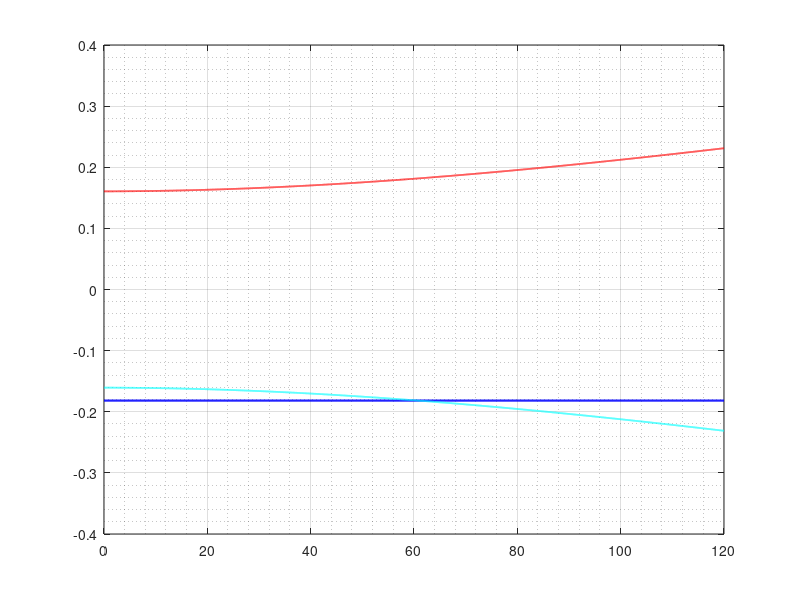

Write the MATLAB code that produced this figure. (Note: this script raises an error after producing the figure.)

%%Análise de polos para variação de velocidade  longitudinal 
resp = [];
intervalovel = 0:0.01:120;

for n = intervalovel
    u = n;
    a = 13*pi/180;
    v = 0;
    
    %primeira coluna
    p11 = 0;
    p21 = 0;
    p31 = 0;
    p41 = -(62717/10);
    p51 = -(96859081111/(44*(-16864415+425920*(cos(a))^2)));
    p61 = (5.05419*10^7*sec(a))/(851840-33728830*sec(a)^2);
    
    %segunda coluna
    p12 = 0;
    p22 = 0;
    p32 = 0;
    p42 = 28717/10;
    p52 = 96859081111/(44*(-16864415+425920*cos(a)^2));
    p62 = -((5.05419*10^7*sec(a))/(851840-33728830*sec(a)^2));
    
    %terceira coluna
    p13 = 0;
    p23 = 0;
    p33 = 0;
    p43 = 0;
    p53 =  (688.225*(0.15714 + 0.01111*a + 0.00017*a^2)*(u + v)^2*cos(a)^2)/(-16864415 + 425920*cos(a)^2) + (2.42*(0.0041 + 0.000041*u)*(1.72656*10^6 - 125.132*(0.21999 + 0.07378*a - 0.00165*a^2)*(u + v)^2)*cos(a)^2)/(-16864415 + 425920*cos(a)^2) + (4.17828*10^6*cos(a)*sin(a))/(-16864415 + 425920*cos(a)^2) - (688.225*(0.21999 + 0.07378*a - 0.00165*a^2)*(u + v)^2*cos(a)*sin(a))/(-16864415 + 425920*cos(a)^2);
    p63 = -((3.79843*10^6*(0.0041 + 0.000041*u)*sec(a))/(851840 - 33728830*sec(a)^2)) - (625.659*(0.15714 + 0.01111*a + 0.00017*a^2)*(u + v)^2*sec(a))/(851840 - 33728830*sec(a)^2) + (275.29*(0.21999 + 0.07378*a - 0.00165*a^2)*(0.0041 + 0.000041*u)*(u +v)^2*sec(a))/(851840 - 33728830*sec(a)^2) - (3.79843*10^6*sec(a)*tan(a))/(851840 - 33728830*sec(a)^2) + (625.659*(0.21999 + 0.07378*a - 0.00165*a^2)*(u + v)^2*sec(a)*tan(a))/(851840 - 33728830*sec(a)^2);
    
    %quarta coluna 
    p14 = 1;
    p24 = 0;
    p34 = 0;
    p44 = -(13987/500);
    p54 = 86173787767/(4400*(16864415 - 425920*cos(a)^2));
    p64 = (224831*sec(a))/(425920 - 16864415*sec(a)^2);
    
    %quinta coluna
    p15 = 0;
    p25 = 1;
    p35 = 0;
    p45 = 25549/1000;
    p55 = 1723475755340/(-1484068520000 + 3.7481*10^10*cos(a)^2);
    p65 = (224831*sec(a))/(-425920 + 16864415*sec(a)^2);
    
    %sexta coluna
    p16 = 0;
    p26 = 0;
    p36 = 1;
    p46 = 0;
    p56 = 0;
    p66 = 0;
    
    Polos = [p11 p12 p13 p14 p15 p16; p21 p22 p23 p24 p25 p26; p31 p32 p33 p34 p35 p36; p41 p42 p43 p44 p45 p46; p51 p52 p53 p54 p55 p56; p61 p62 p63 p64 p65 p66];
    
    z = eig(Polos);

    resp = cat(2, resp, z);
end

resp_rel = resp(3:6,:);
resp_imag = imag(resp_rel);
resp_real = real(resp);
relf = abs(resp_rel);
for i=1:length(relf)
    relf(4,i) = -relf(4,i);
end

LineWidth = 5;
figure(1)
plot(intervalovel, resp_real(3:4,:), "b", "LineWidth", 1.25)
hold on
plot(intervalovel, relf(3,:), "r", "LineWidth", 1.25)
hold on
plot(intervalovel, relf(4,:), "c", "LineWidth", 1.25)
grid on
grid minor
p = patch([280/3.6 280/3.6 300/3.6 300/3.6],[-0.25 0.25 0.25 -0.25],'');
set(p,'FaceAlpha',0.1)
set(p,'EdgeColor','none')
legend( "", "Parte real do complexo conjugado", "Real positivo", "Real negativo", "")
title("Polos relevantes do sistema para Phi " + 180*a/pi + "° e velocidade vento " + v + "m/s")
xlabel('Velocidade longitudinal (m/s)')


%%%%%%%%%%%%%%%%%%%%%%Análise de polos para variação de velocidade do vento
resp = [];
intervalovento = 0:0.01:50;

for n = intervalovento
    u = 83.35;
    a = 13*pi/180;
    v = n;
    %primeira coluna
    p11 = 0;
    p21 = 0;
    p31 = 0;
    p41 = -(62717/10);
    p51 = -(96859081111/(44*(-16864415+425920*(cos(a))^2)));
    p61 = (5.05419*10^7*sec(a))/(851840-33728830*sec(a)^2);
    
    %segunda coluna
    p12 = 0;
    p22 = 0;
    p32 = 0;
    p42 = 28717/10;
    p52 = 96859081111/(44*(-16864415+425920*cos(a)^2));
    p62 = -((5.05419*10^7*sec(a))/(851840-33728830*sec(a)^2));
    
    %terceira coluna
    p13 = 0;
    p23 = 0;
    p33 = 0;
    p43 = 0;
    p53 =  (688.225*(0.15714 + 0.01111*a + 0.00017*a^2)*(u + v)^2*cos(a)^2)/(-16864415 + 425920*cos(a)^2) + (2.42*(0.0041 + 0.000041*u)*(1.72656*10^6 - 125.132*(0.21999 + 0.07378*a - 0.00165*a^2)*(u + v)^2)*cos(a)^2)/(-16864415 + 425920*cos(a)^2) + (4.17828*10^6*cos(a)*sin(a))/(-16864415 + 425920*cos(a)^2) - (688.225*(0.21999 + 0.07378*a - 0.00165*a^2)*(u + v)^2*cos(a)*sin(a))/(-16864415 + 425920*cos(a)^2);
    p63 = -((3.79843*10^6*(0.0041 + 0.000041*u)*sec(a))/(851840 - 33728830*sec(a)^2)) - (625.659*(0.15714 + 0.01111*a + 0.00017*a^2)*(u + v)^2*sec(a))/(851840 - 33728830*sec(a)^2) + (275.29*(0.21999 + 0.07378*a - 0.00165*a^2)*(0.0041 + 0.000041*u)*(u +v)^2*sec(a))/(851840 - 33728830*sec(a)^2) - (3.79843*10^6*sec(a)*tan(a))/(851840 - 33728830*sec(a)^2) + (625.659*(0.21999 + 0.07378*a - 0.00165*a^2)*(u + v)^2*sec(a)*tan(a))/(851840 - 33728830*sec(a)^2);
    
    %quarta coluna 
    p14 = 1;
    p24 = 0;
    p34 = 0;
    p44 = -(13987/500);
    p54 = 86173787767/(4400*(16864415 - 425920*cos(a)^2));
    p64 = (224831*sec(a))/(425920 - 16864415*sec(a)^2);
    
    %quinta coluna
    p15 = 0;
    p25 = 1;
    p35 = 0;
    p45 = 25549/1000;
    p55 = 1723475755340/(-1484068520000 + 3.7481*10^10*cos(a)^2);
    p65 = (224831*sec(a))/(-425920 + 16864415*sec(a)^2);
    
    %sexta coluna
    p16 = 0;
    p26 = 0;
    p36 = 1;
    p46 = 0;
    p56 = 0;
    p66 = 0;
    
    Polos = [p11 p12 p13 p14 p15 p16; p21 p22 p23 p24 p25 p26; p31 p32 p33 p34 p35 p36; p41 p42 p43 p44 p45 p46; p51 p52 p53 p54 p55 p56; p61 p62 p63 p64 p65 p66];
    z = eig(Polos);
    resp = cat(2, resp, z);
end

resp_rel = resp(3:6,:);
resp_imag = imag(resp_rel);
resp_real = real(resp);

relf = abs(resp_rel);
for i=1:length(relf)
    relf(4,i) = -relf(4,i);
end

% plot(intervalo, resp_imag(1:2,:), "b--", "LineWidth", 1.25)
% hold on
figure(2)
plot(intervalovento, resp_real(3:4,:), "b", "LineWidth", 1.25)
hold on
plot(intervalovento, relf(3,:), "r", "LineWidth", 1.25)
hold on
plot(intervalovento, relf(4,:), "c", "LineWidth", 1.25)
legend( "", "Parte real do complexo conjugado", "Real positivo", "Real negativo" )
grid on
grid minor
title("Polos relevantes do sistema para Phi " + 180*a/pi + "° e velocidade longitudinal " + u + "m/s")
xlabel('Velocidade do vento (m/s)')

%%%%%%%%%%%%%%%%%%%%%%Análise de polos para variação de ângulo
resp = [];
intervaloang = -13*pi/180:0.0001:pi/3;

for n = intervaloang
    u = 83.35;
    a = n;
    v = 0;
    %primeira coluna
    p11 = 0;
    p21 = 0;
    p31 = 0;
    p41 = -(62717/10);
    p51 = -(96859081111/(44*(-16864415+425920*(cos(a))^2)));
    p61 = (5.05419*10^7*sec(a))/(851840-33728830*sec(a)^2);
    
    %segunda coluna
    p12 = 0;
    p22 = 0;
    p32 = 0;
    p42 = 28717/10;
    p52 = 96859081111/(44*(-16864415+425920*cos(a)^2));
    p62 = -((5.05419*10^7*sec(a))/(851840-33728830*sec(a)^2));
    
    %terceira coluna
    p13 = 0;
    p23 = 0;
    p33 = 0;
    p43 = 0;
    p53 =  (688.225*(0.15714 + 0.01111*a + 0.00017*a^2)*(u + v)^2*cos(a)^2)/(-16864415 + 425920*cos(a)^2) + (2.42*(0.0041 + 0.000041*u)*(1.72656*10^6 - 125.132*(0.21999 + 0.07378*a - 0.00165*a^2)*(u + v)^2)*cos(a)^2)/(-16864415 + 425920*cos(a)^2) + (4.17828*10^6*cos(a)*sin(a))/(-16864415 + 425920*cos(a)^2) - (688.225*(0.21999 + 0.07378*a - 0.00165*a^2)*(u + v)^2*cos(a)*sin(a))/(-16864415 + 425920*cos(a)^2);
    p63 = -((3.79843*10^6*(0.0041 + 0.000041*u)*sec(a))/(851840 - 33728830*sec(a)^2)) - (625.659*(0.15714 + 0.01111*a + 0.00017*a^2)*(u + v)^2*sec(a))/(851840 - 33728830*sec(a)^2) + (275.29*(0.21999 + 0.07378*a - 0.00165*a^2)*(0.0041 + 0.000041*u)*(u +v)^2*sec(a))/(851840 - 33728830*sec(a)^2) - (3.79843*10^6*sec(a)*tan(a))/(851840 - 33728830*sec(a)^2) + (625.659*(0.21999 + 0.07378*a - 0.00165*a^2)*(u + v)^2*sec(a)*tan(a))/(851840 - 33728830*sec(a)^2);
    
    %quarta coluna 
    p14 = 1;
    p24 = 0;
    p34 = 0;
    p44 = -(13987/500);
    p54 = 86173787767/(4400*(16864415 - 425920*cos(a)^2));
    p64 = (224831*sec(a))/(425920 - 16864415*sec(a)^2);
    
    %quinta coluna
    p15 = 0;
    p25 = 1;
    p35 = 0;
    p45 = 25549/1000;
    p55 = 1723475755340/(-1484068520000 + 3.7481*10^10*cos(a)^2);
    p65 = (224831*sec(a))/(-425920 + 16864415*sec(a)^2);
    
    %sexta coluna
    p16 = 0;
    p26 = 0;
    p36 = 1;
    p46 = 0;
    p56 = 0;
    p66 = 0;
    
    Polos = [p11 p12 p13 p14 p15 p16; p21 p22 p23 p24 p25 p26; p31 p32 p33 p34 p35 p36; p41 p42 p43 p44 p45 p46; p51 p52 p53 p54 p55 p56; p61 p62 p63 p64 p65 p66];
    z = eig(Polos);
    resp = cat(2, resp, z);
end

resp_rel = resp(3:6,:);
resp_imag = imag(resp_rel);
resp_real = real(resp);

relf = abs(resp_rel);
for i=1:length(relf)
    relf(4,i) = -relf(4,i);
end

% plot(intervalo, resp_imag(1:2,:), "b--")
% hold on
figure(3)
plot(intervaloang*180/pi, resp_real(3:4,:), "b", "LineWidth", 1.25)
hold on
plot(intervaloang*180/pi, relf(3,:), "r", "LineWidth", 1.25)
hold on
plot(intervaloang*180/pi, relf(4,:), "c", "LineWidth", 1.25)
grid on
grid minor
xlim([-13 60])
legend( "", "Parte real do complexo conjugado", "Real positivo", "Real negativo" )
title("Polos relevantes do sistema para vento " + v + "m/s e velocidade longitudinal " + u + "m/s")
xlabel('Ângulo (graus)')
